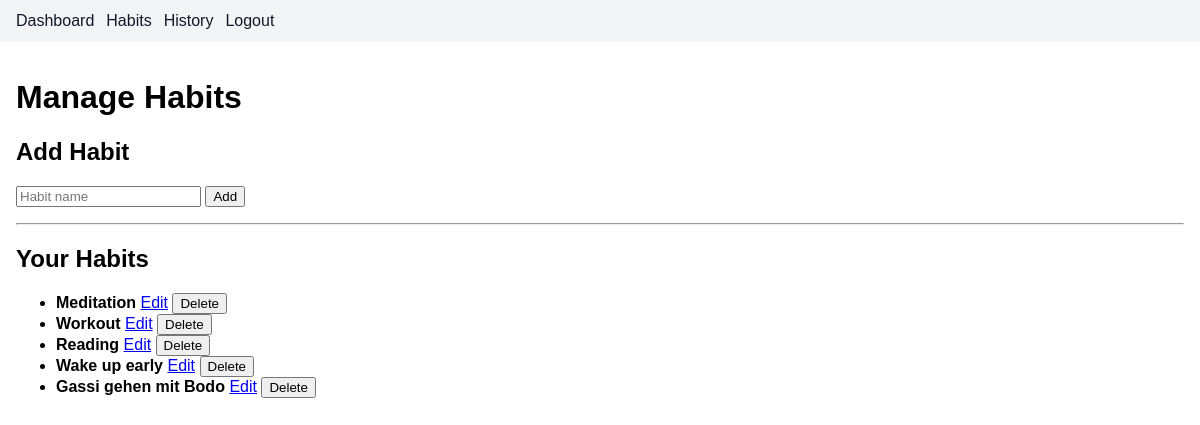
Screenshot of /habits/ (signed in) with the database file from the repository.
### habitrack/models.py (models this page shows, shortened)
class Habit(models.Model):
    user = models.ForeignKey(User, on_delete=models.CASCADE)
    name = models.CharField(max_length=100)
    created_at = models.DateTimeField(auto_now_add=True)

### habitrack/views.py (the view)
# urls.py: path("habits/", views.habits_page, name="habits"),
@login_required
@require_http_methods(["GET", "POST"])
def habits_page(request):
    if request.method == "POST":
        form = HabitForm(request.POST)
        if form.is_valid():
            habit = form.save(commit=False)
            habit.user = request.user
            habit.save()
            return redirect("habits")
    else:
        form = HabitForm()
    habits = Habit.objects.filter(user=request.user).order_by("created_at")
    return render(
        request,
        "habitrack/habits.html",
        {
            "habits": habits,
            "form": form,
        },
    )

### habitrack/forms.py (shortened to what this page needs)
class HabitForm(forms.ModelForm):
    class Meta:
        model = Habit
        fields = ["name"]
        widgets = {
            "name": forms.TextInput(attrs={"placeholder": "Habit name"}),
        }

### habitrack/templates/habitrack/habits.html (shortened to what this page needs)
{% extends "habitrack/layout.html" %}
{% block content %}
  <h1>Manage Habits</h1>
  <section>
    <h2>Add Habit</h2>
    <form method="POST" action="{% url 'habits' %}">
      {{ form.name }}
      <button type="submit">Add</button>
    </form>
  </section>
  <hr>
  <section>
    <h2>Your Habits</h2>
    {% if habits %}
      <ul>
        {% for habit in habits %}
          <li>
            <strong>{{ habit.name }}</strong>
            <a href="{% url 'edit_habit' habit.id %}">Edit</a>
            <form method="POST" action="{% url 'delete_habit' habit.id %}" style="display:inline;">
              <button type="submit">Delete</button>
            </form>
          </li>
        {% endfor %}
      </ul>
    {% else %}
      <p>No habits yet.</p>
    {% endif %}
  </section>
{% endblock %}

### habitrack/static/habitrack/styles.css (style rules this page uses)
body { font-family: Arial, sans-serif; margin: 0; padding: 0; }

### rows the page displays
Habit: name "Meditation"
Habit: name "Workout"
Habit: name "Reading"
Habit: name "Wake up early"
Habit: name "Gassi gehen mit Bodo"
